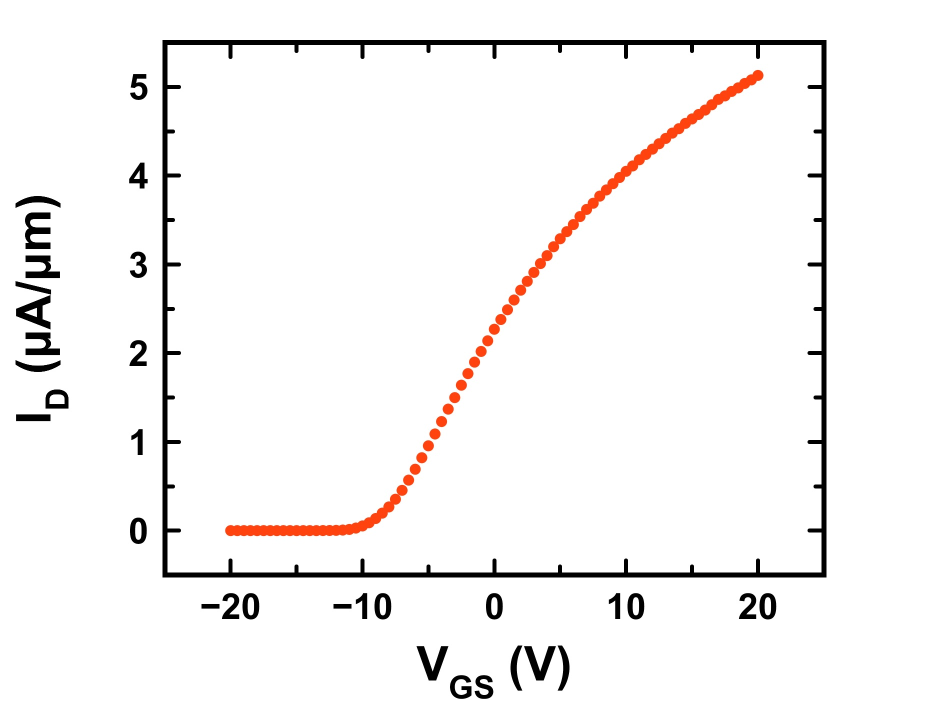
%> input picture data_in_report/Linear_circle.jpg, 1904 x 1420 px (shown at 1/2 size)
$ octave --eval "result = project_main('data_in_report/Linear_circle.jpg');"   (GNU Octave 9; MATLAB toolbox functions it lacks are replaced by stand-ins)
%> lines starting %> are read from the running program, lines starting %| are printed output that depends on the picture; in (x1, y1, x2, y2) boxes, pixels count from 0 and x2, y2 are one past the last pixel; in counts of white or black regions, pixels touching at a corner belong together; the program's own positions count from 1
%> in project_main, I is the input picture: size 1420x1904x3 uint8; mean R, G, B 246.5, 244.7, 244.1
### preprocess.m
function imgFile_out = preprocess(imgFile)
%> called with imgFile = 'data_in_report/Linear_circle.jpg'
    img = imread(imgFile);
    img_gray = rgb2gray(img);

    % straighten axes
    img_edge = edge(img_gray, 'Canny');
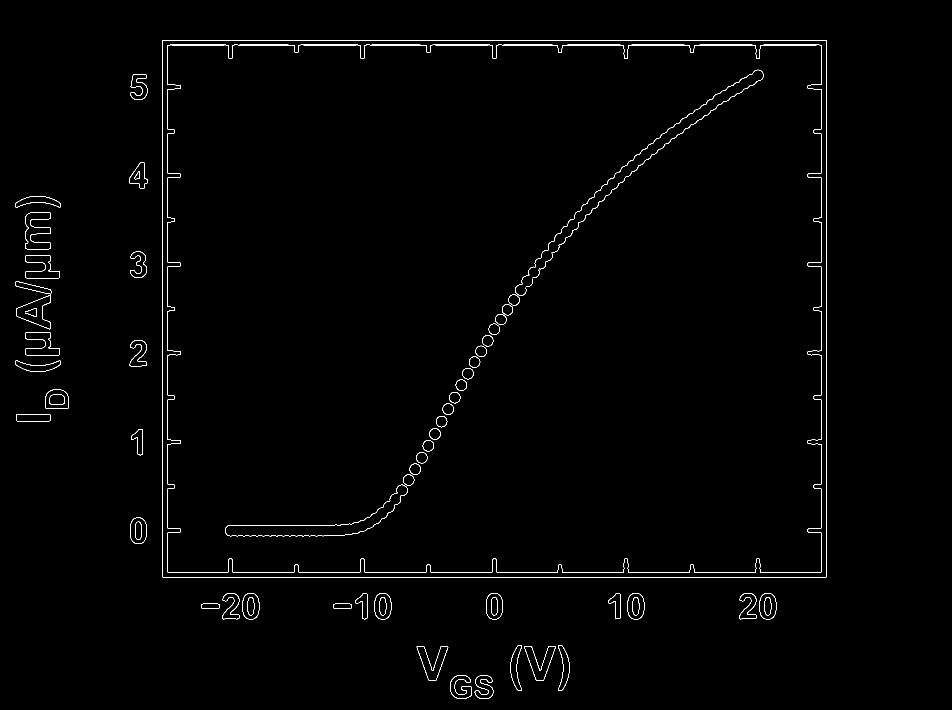
%> img_edge: size 1420x1904 logical (shown at 1/2 size); 0.88% white in thin lines or dots, all inside (x1, y1, x2, y2) = (30, 80, 1654, 1398)
    [H,T,R] = hough(img_edge);
%> T = 180 values from -90 to 89; R = 4749 values from -2374 to 2374
    peaks = houghpeaks(H,4); %4 bounding lines of graph
%> peaks = [2295 1; 1220 1; 4027 91; 2700 91]
    rhos = R(peaks(:,1));
%> rhos = [-80 -1155 1652 325]
    thetas = T(peaks(:,2));
%> thetas = [-90 -90 0 0]
    rho1 = rhos(1);
%> rho1 = -80
    theta1 = thetas(1);
%> theta1 = -90
    for i=2:4
        if thetas(i)~=theta1
            theta2 = thetas(i);
            break
        end
    end
%> this loop made 2 passes
%> theta2 on pass 2: 0

    theta = min(abs(theta1),abs(theta2));
%> theta = 0
%> the answer given: 1
    img_out = imrotate(img,theta);
    [~,file,ext] = fileparts(imgFile);
    imgFile_out = strcat(file,'_out.',ext);
    imwrite(img_out,imgFile_out);
end

### detect_axis.m
function [origin,xaxis,yaxis] = detect_axis(image)

[~, threshold] = edge(image, 'sobel');
%> threshold = 0.113
fudgeFactor = .5;
BWhorz = edge(image,'sobel', threshold * fudgeFactor, 'horizontal');
%> BWhorz: size 1420x1904 logical; 0.56% white in thin lines or dots, all inside (x1, y1, x2, y2) = (30, 79, 1654, 1398)
%figure, imshow(BWhorz), title('binary gradient mask horz');

fudgeFactor = .5;
BWvert = edge(image,'sobel', threshold * fudgeFactor, 'vertical');
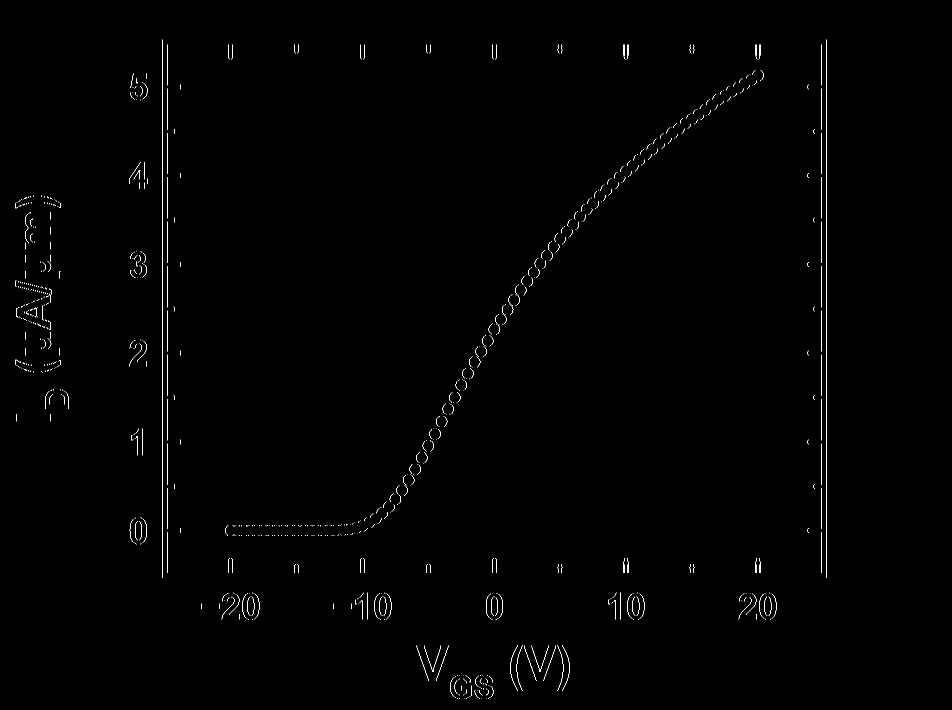
%> BWvert: size 1420x1904 logical (shown at 1/2 size); 0.45% white in thin lines or dots, all inside (x1, y1, x2, y2) = (30, 79, 1654, 1398)
%figure, imshow(BWvert), title('binary gradient mask vert');

% coordinates of the origin, endpts of x and y axis
[h, w] = size(BWhorz);

%find y axis
startCol = 1;
axisCol = 1;
while axisCol == 1
    currCol = BWvert(:, startCol);
    condIndsY = find(currCol == 1);
    numPixelsTrue = size(condIndsY, 1);
    if numPixelsTrue > h/2
        axisCol = startCol;
        break;
    end
    startCol = startCol + 1;
end
%> this loop made 325 passes
%> after the loop, axisCol = 325; startCol = 325

%find x axis (assumption that there is an X axis on bottom of graph)
startRow = h;
axisRow = 1;
while axisRow == 1
    currRow = BWhorz(startRow, :);
    condIndsX = find(currRow);
    numPixelsTrue = size(condIndsX, 2);
    if numPixelsTrue > w/2
        axisRow = startRow;
        break;
    end
    startRow = startRow - 1;
end
%> this loop made 265 passes
%> after the loop, axisRow = 1156; startRow = 1156

xStart = 0;
yStart = 0;
xEnd = 0;
yEnd = 0;

%find y axis start and end
if axisCol < w * (2/3)
    justYAxis = imopen(BWvert,ones(35, 1));
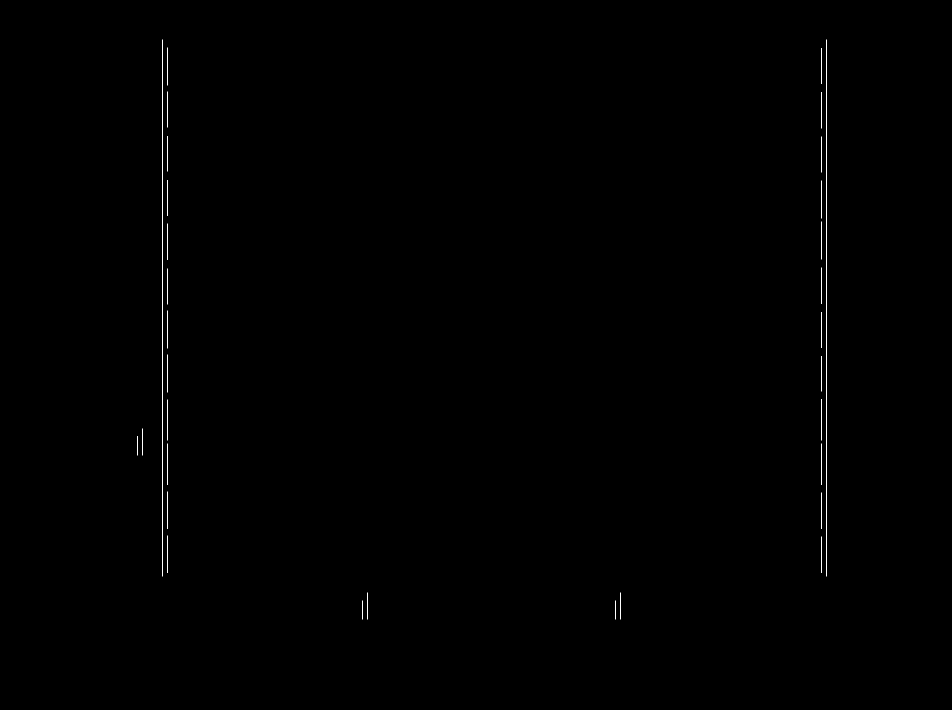
%> justYAxis: size 1420x1904 logical (shown at 1/2 size); 0.16% white in thin lines or dots, all inside (x1, y1, x2, y2) = (275, 79, 1653, 1239)
    yaxisInds = find(BWvert(:,axisCol) == 1);
%> yaxisInds = 1074 values from 80 to 1153
    yMax = yaxisInds(1);
%> yMax = 80
end

%find x axis start and end
if axisRow > h * (2/3)
    justXAxis = imopen(BWhorz,ones(1, 35));
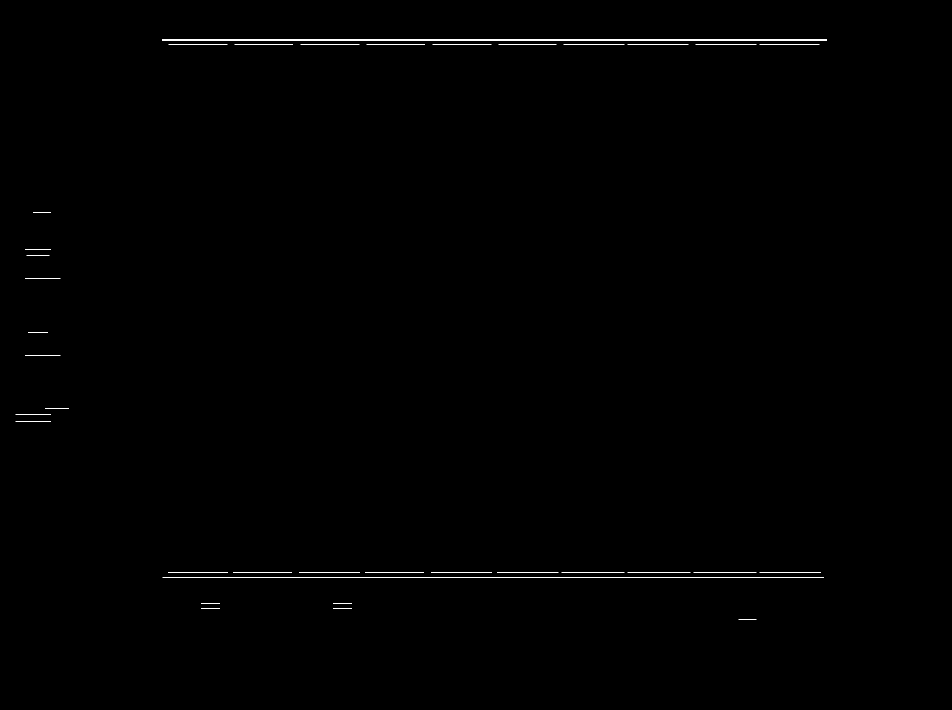
%> justXAxis: size 1420x1904 logical (shown at 1/2 size); 0.26% white in thin lines or dots, all inside (x1, y1, x2, y2) = (31, 79, 1654, 1239)
    xAxisInds = find(BWhorz(axisRow,:) == 1);
%> xAxisInds = 1326 values from 326 to 1653
    xMax = xAxisInds(end);
%> xMax = 1653
end

%let starts be at the origin

% determine origin
originx = axisCol;
%> originx = 325
originy = axisRow;
%> originy = 1156

xMin = originx;
%> xMin = 325
yMin = originy;
%> yMin = 1156

figure, imshow(BWvert);
hold on;
plot(originx, originy, 'b*');

origin = [originx,originy];
%> origin = [325 1156]

xaxis = [xMin xMax];
%> xaxis = [325 1653]
yaxis = [yMin yMax];
%> yaxis = [1156 80]

end

### detect_labels.m

function [xvalues, yvalues] = detect_labels(gray, xaxis, yaxis, ylinear)

    label_margin = 60;

    % crop out y axis to focus just on x labels
    xCropped = gray(yaxis(1):end, xaxis(1)-(label_margin/2):end);
    %figure, imshow(cropped);

    % Perform OCR to get axis number labels
    results = ocr(xCropped, 'CharacterSet', '-0123456789', 'TextLayout','Block');

    % Weed out low confidence
    confidentIdx = find(results.CharacterConfidences > 0.70);
    % Get the bounding box locations of the low confidence characters
    confBBoxes = results.CharacterBoundingBoxes(confidentIdx, :);
    confVal = results.CharacterConfidences(confidentIdx); % Get confidence values

    commonY = mode(confBBoxes(:, 2));
    commonHeight = mode(confBBoxes(:, 4));

    withoutAxisLabel = xCropped(1:commonY + commonHeight,:);

    xResults = ocr(withoutAxisLabel,'TextLayout','Block');
    xnumBBs = xResults.WordBoundingBoxes;
    wordConf = xResults.WordConfidences;
    xNums = xResults.Words;

    Iocr = insertObjectAnnotation(withoutAxisLabel, 'rectangle', xnumBBs, xNums);
    figure; imshow(Iocr);

    errorThresh = 10;
    %determine if first detected x axis number label is at xStart
    if xnumBBs(1, 1) < errorThresh
        leftNumOnXstart = true;
    else
        leftNumOnXstart = false;
    end

    %determine if last detected x axis number label is at xEnd
    xEndNumAlignment = xnumBBs(end, 1) + xaxis(1)-(label_margin/2) + xnumBBs(end, 3)/2;
    if abs(xEndNumAlignment - xaxis(2)) < errorThresh
        rightNumOnXend = true;
    else
        rightNumOnXend = false;
    end

    % crop out x axis to focus just on y labels
    yCropped = gray(1:yaxis(1)+(label_margin/2), 1:xaxis(1));

    % Perform OCR to get axis number labels
    results = ocr(yCropped, 'CharacterSet', '-0123456789', 'TextLayout','Block');

    % Weed out low confidence
    confidentIdx = find(results.CharacterConfidences > 0.70);

    % Get the bounding box locations of the low confidence characters
    confBBoxes = results.CharacterBoundingBoxes(confidentIdx, :);

    commonX = mode(confBBoxes(:, 1));

    withoutAxisLabel = yCropped(:, commonX - (label_margin/2):end);

    yResults = ocr(withoutAxisLabel,'TextLayout','Block');
    ynumBBs = yResults.WordBoundingBoxes;
    wordConf = yResults.WordConfidences;
    yNums = yResults.Words;

    Iocr = insertObjectAnnotation(withoutAxisLabel, 'rectangle', ynumBBs, yNums);
    figure; imshow(Iocr);

    %determine if first detected x axis number label is at xStart
    yStartNumAlignment = ynumBBs(1, 2) + ynumBBs(1, 4)/2;
    if (yStartNumAlignment - yaxis(2)) < errorThresh
        topNumOnYend = true;
    else
        topNumOnYend = false;
    end

    %determine if last detected x axis number label is at xEnd
    yEndNumAlignment = ynumBBs(end, 2) + ynumBBs(end, 4)/2;
    if abs(yEndNumAlignment - yaxis(1)) < errorThresh
        bottomNumOnYstart = true;
    else
        bottomNumOnYstart = false;
    end

    %if ocr wasn't successful, ask for user's input
    if isempty(str2num(xNums{1})) || isempty(str2num(xNums{end}))
        xmin = input('Enter minimum labeled x value: ');
        xmax = input('Enter maximum labeled x value: ');
    else
        xmin = str2num(xNums{1});
        xmax = str2num(xNums{end});
    end

    if leftNumOnXstart
        xvalues(1) = xmin;
    else
        %find range of labeled values
        valueDiff = xmax - xmin;
        %find dist those labeled values span over
        labelDist = abs(xnumBBs(1, 1) - xnumBBs(end, 1));
        % determine how far the first number is from the beginnning of the x
        % axis (include width/2 of bounding box)
        firstNumOffset = abs(xnumBBs(1, 1) + xnumBBs(1, 3)/2 - label_margin/2);
        xvalues(1) = xmin - (firstNumOffset/labelDist) * valueDiff;
    end

    if rightNumOnXend
        xvalues(2) = xmax;
    else
        %find range of labeled values
        valueDiff = xmax - xmin;
        %find dist those labeled values span over
        labelDist = abs(xnumBBs(1, 1) - xnumBBs(end, 1));
        % determine how far the last number is from the end of the x axis
        lastNumOffset = abs(xaxis(2) - (xaxis(1)-(label_margin/2)) - xnumBBs(end, 1) + xnumBBs(end, 3)/2);
        xvalues(2) = xmax + (lastNumOffset/labelDist) * valueDiff;
    end

    if isempty(str2num(yNums{1})) || isempty(str2num(yNums{end}))
        ymin = input('Enter minimum labeled y value: ');
        ymax = input('Enter maximum labeled y value: ');
    else
        ymax = str2num(yNums{1});
        ymin = str2num(yNums{end});
    end

    if bottomNumOnYstart
        yvalues(1) = ymin;
    else
        %find range of labeled values
        valueDiff = abs(ymax - ymin);
        %find dist those labeled values span over
        labelDist = abs(ynumBBs(1, 2) - ynumBBs(end, 2));
        % determine dist btwn lowest num and end of the y axis near origin
        lowNumOffset = abs(yaxis(1) - ynumBBs(end, 2) + ynumBBs(end, end)/2);
        if ylinear
            yvalues(1) = ymin - (lowNumOffset/labelDist) * valueDiff;
        else
            h = labelDist;
            f = lowNumOffset;
            % <-ymax-------ymin--ycorner-->
            yvalues(1) = 10^(log10(ymin) - (f/h) * (log10(ymax) - log10(ymin)));
        end
    end

    if topNumOnYend
        yvalues(2) = ymax;
    else
        %find range of labeled values
        valueDiff = abs(ymax - ymin);
        %find dist those labeled values span over
        labelDist = abs(ynumBBs(1, 2) - ynumBBs(end, 2));
        % determine dist btwn lowest num and end of the y axis near origin
        highNumOffset = abs(yaxis(2) - ynumBBs(1, 2) + ynumBBs(1, end)/2);
        if ylinear
            yvalues(2) = ymax + (highNumOffset/labelDist) * valueDiff;
        else
            h = labelDist;
            f = highNumOffset;
            yvalues(2) = 10^(log10(ymax) + (f/h) * (log10(ymax) - log10(ymin)));
        end
    end
end

### project_main_ours.m
function coord = project_main(imgFile)
I = imread(imgFile);
figure, imshow(I), title('original image');
image = rgb2gray(I);

%% Preprocess
imgFile = preprocess(imgFile);
I = imread(imgFile);
figure, imshow(I), title('original image preprocessed');
image = rgb2gray(I);
%% User Input
% ask user for axis type
ylinear = input('Enter 1 for linear y axis, 0 for log axis: ');

%% Detect Axes
[origin,xaxis,yaxis] = detect_axis(image);
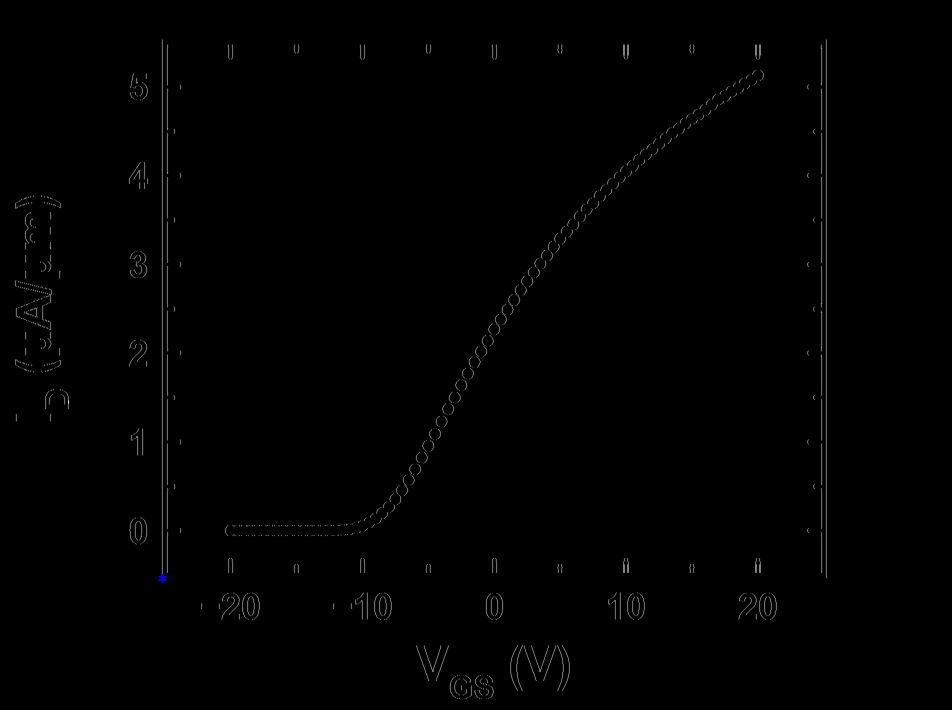
%> figure redrawn from the program's plot data; shown at 1/2 size
%> origin = [325 1156]; xaxis = [325 1653]; yaxis = [1156 80]

%% Detecting Labels
[xvalues, yvalues] = detect_labels(image, xaxis, yaxis, ylinear);
%> in detect_labels, `xCropped = gray(yaxis(1):end, xaxis(1)-(label_margin/2):end);`:
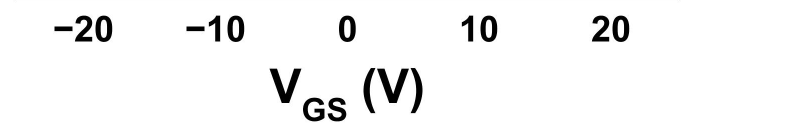
%> xCropped: size 265x1610 uint8 (shown at 1/2 size); min 0, max 255, mean 244.8
%> the run ends on the next line


%% Data Extraction

line = classifyGraph(origin,xaxis,yaxis,imgFile);

if line
    coord = getLineCoord(origin,xaxis,yaxis,xvalues,yvalues,imgFile,ylinear);
else
    coord = getMultCoord(origin,xaxis,yaxis,xvalues,yvalues,imgFile,ylinear);
end
if ylinear
    figure; plot(coord(:,1),coord(:,2),'o');
else
    figure; semilogy(coord(:,1),coord(:,2),'o');
end
axis([xvalues(1) xvalues(2) yvalues(1) yvalues(2)]); title('Extracted data');

$ run again, on data_in_report/Linear_line.jpg
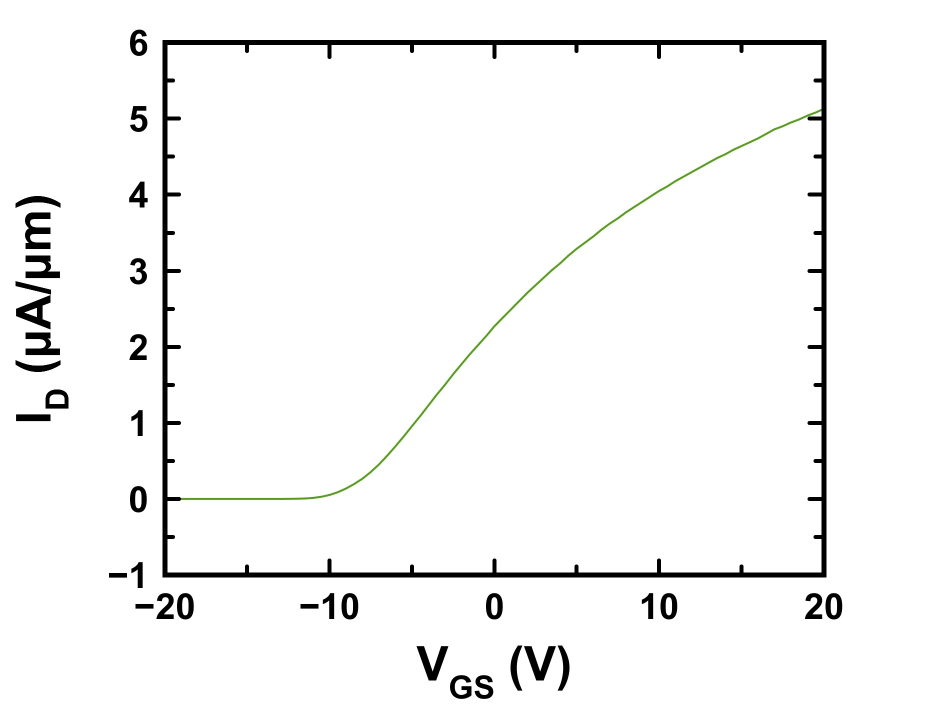
%> input picture data_in_report/Linear_line.jpg, 1904 x 1420 px (shown at 1/2 size)
%> in project_main, I is the input picture: size 1420x1904x3 uint8; mean R, G, B 246, 246.1, 245.8
%> in preprocess, `img_edge = edge(img_gray, 'Canny');`:
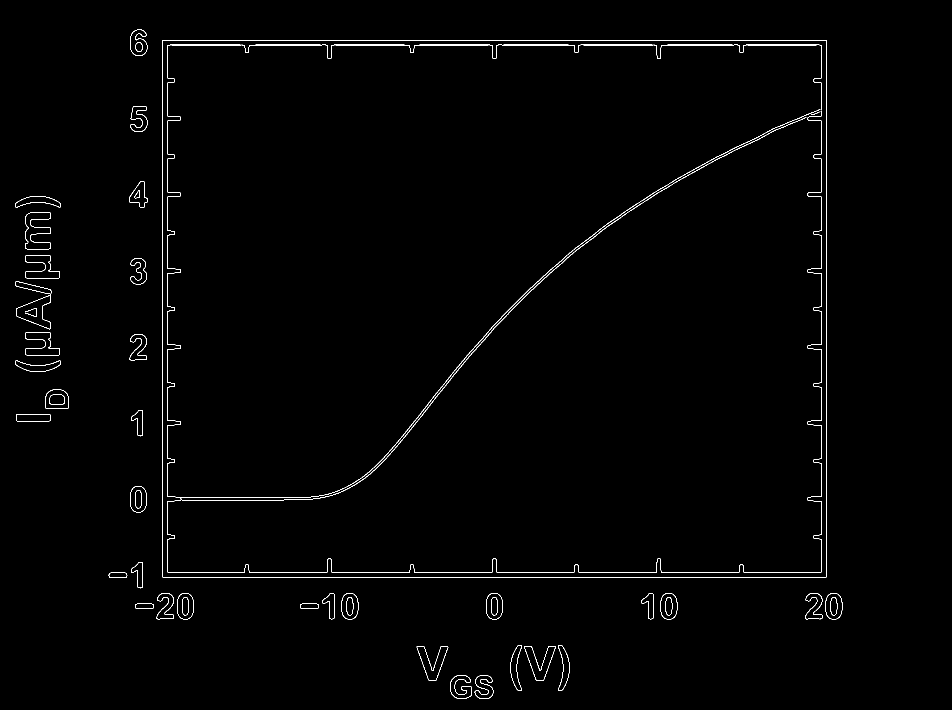
%> img_edge: size 1420x1904 logical (shown at 1/2 size); 0.89% white in thin lines or dots, all inside (x1, y1, x2, y2) = (30, 59, 1685, 1398)
%> T = 180 values from -90 to 89; R = 4749 values from -2374 to 2374
%> peaks = [1220 1; 2295 1; 4018 91]
%> rhos = [-1155 -80 1643]
%> thetas = [-90 -90 0]
%> rho1 = -1155
%> theta1 = -90
%> the loop in preprocess, `for i=2:4` made 2 passes
%> theta2 on pass 2: 0
%> theta = 0
%> threshold = 0.113
%> BWvert: size 1420x1904 logical; 0.43% white in thin lines or dots, all inside (x1, y1, x2, y2) = (30, 58, 1685, 1398)
%> the loop in detect_axis, `while axisCol == 1` made 325 passes
%> after the loop in detect_axis, `while axisCol == 1`: axisCol = 325
%> the loop in detect_axis, `while axisRow == 1` made 265 passes
%> after the loop in detect_axis, `while axisRow == 1`: axisRow = 1156
%> justYAxis: size 1420x1904 logical; 0.16% white in thin lines or dots, all inside (x1, y1, x2, y2) = (275, 79, 1653, 1239)
%> yaxisInds = 1080 values from 80 to 1219
%> yMax = 80
%> justXAxis: size 1420x1904 logical; 0.28% white in thin lines or dots, all inside (x1, y1, x2, y2) = (31, 79, 1654, 1218)
%> xAxisInds = 1364 values from 218 to 1653
%> xMax = 1653
%> originx = 325
%> originy = 1156
%> xMin = 325
%> yMin = 1156
%> in detect_axis, `origin = [originx,originy];`: origin = [325 1156]
%> in detect_axis, `xaxis = [xMin xMax];`: xaxis = [325 1653]
%> in detect_axis, `yaxis = [yMin yMax];`: yaxis = [1156 80]
%> in project_main, `[origin,xaxis,yaxis] = detect_axis(image);`: origin = [325 1156]; xaxis = [325 1653]; yaxis = [1156 80]
%> in detect_labels, `xCropped = gray(yaxis(1):end, xaxis(1)-(label_margin/2):end);`:
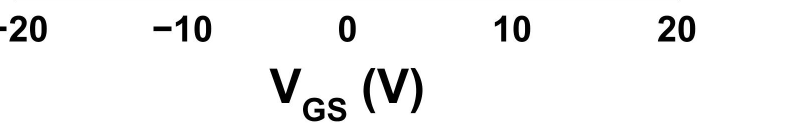
%> xCropped: size 265x1610 uint8 (shown at 1/2 size); min 0, max 255, mean 244.9
